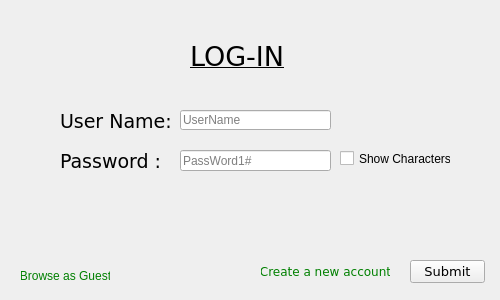
<?xml version="1.0" encoding="UTF-8"?>
<ui version="4.0">
 <class>LoginChild</class>
 <widget class="QMdiSubWindow" name="LoginChild">
  <property name="windowModality">
   <enum>Qt::NonModal</enum>
  </property>
  <property name="geometry">
   <rect>
    <x>0</x>
    <y>0</y>
    <width>500</width>
    <height>300</height>
   </rect>
  </property>
  <property name="sizePolicy">
   <sizepolicy hsizetype="Fixed" vsizetype="Fixed">
    <horstretch>0</horstretch>
    <verstretch>0</verstretch>
   </sizepolicy>
  </property>
  <property name="maximumSize">
   <size>
    <width>500</width>
    <height>300</height>
   </size>
  </property>
  <property name="windowTitle">
   <string>Log-In</string>
  </property>
  <property name="styleSheet">
   <string notr="true">#LoginChild { background-image: url(:/images/images/LoginBG.png); }</string>
  </property>
  <widget class="QLineEdit" name="nameEdit">
   <property name="geometry">
    <rect>
     <x>180</x>
     <y>110</y>
     <width>151</width>
     <height>20</height>
    </rect>
   </property>
   <property name="placeholderText">
    <string>UserName</string>
   </property>
  </widget>
  <widget class="QLabel" name="label">
   <property name="geometry">
    <rect>
     <x>190</x>
     <y>40</y>
     <width>100</width>
     <height>32</height>
    </rect>
   </property>
   <property name="font">
    <font>
     <family>Verdana</family>
    </font>
   </property>
   <property name="text">
    <string>&lt;html&gt;&lt;head/&gt;&lt;body&gt;&lt;p&gt;&lt;span style=&quot; font-size:20pt; text-decoration: underline; color:#000000;&quot;&gt;LOG-IN&lt;/span&gt;&lt;/p&gt;&lt;/body&gt;&lt;/html&gt;</string>
   </property>
  </widget>
  <widget class="QLabel" name="UserName">
   <property name="geometry">
    <rect>
     <x>60</x>
     <y>110</y>
     <width>113</width>
     <height>21</height>
    </rect>
   </property>
   <property name="font">
    <font>
     <family>Verdana</family>
    </font>
   </property>
   <property name="text">
    <string>&lt;html&gt;&lt;head/&gt;&lt;body&gt;&lt;p&gt;&lt;span style=&quot; font-size:14pt;&quot;&gt;User Name:&lt;/span&gt;&lt;/p&gt;&lt;/body&gt;&lt;/html&gt;</string>
   </property>
  </widget>
  <widget class="QLabel" name="Password">
   <property name="geometry">
    <rect>
     <x>60</x>
     <y>150</y>
     <width>111</width>
     <height>21</height>
    </rect>
   </property>
   <property name="font">
    <font>
     <family>Verdana</family>
    </font>
   </property>
   <property name="text">
    <string>&lt;html&gt;&lt;head/&gt;&lt;body&gt;&lt;p&gt;&lt;span style=&quot; font-size:14pt;&quot;&gt;Password  :&lt;/span&gt;&lt;/p&gt;&lt;/body&gt;&lt;/html&gt;</string>
   </property>
  </widget>
  <widget class="QLineEdit" name="passEdit">
   <property name="geometry">
    <rect>
     <x>180</x>
     <y>150</y>
     <width>151</width>
     <height>21</height>
    </rect>
   </property>
   <property name="echoMode">
    <enum>QLineEdit::Password</enum>
   </property>
   <property name="placeholderText">
    <string>PassWord1#</string>
   </property>
  </widget>
  <widget class="QPushButton" name="Submit">
   <property name="enabled">
    <bool>true</bool>
   </property>
   <property name="geometry">
    <rect>
     <x>410</x>
     <y>260</y>
     <width>75</width>
     <height>23</height>
    </rect>
   </property>
   <property name="sizePolicy">
    <sizepolicy hsizetype="Fixed" vsizetype="Fixed">
     <horstretch>0</horstretch>
     <verstretch>0</verstretch>
    </sizepolicy>
   </property>
   <property name="font">
    <font>
     <family>Verdana</family>
     <pointsize>10</pointsize>
    </font>
   </property>
   <property name="text">
    <string>Submit</string>
   </property>
  </widget>
  <widget class="QPushButton" name="pushButton_2">
   <property name="geometry">
    <rect>
     <x>260</x>
     <y>260</y>
     <width>131</width>
     <height>23</height>
    </rect>
   </property>
   <property name="font">
    <font>
     <family>Verdana</family>
    </font>
   </property>
   <property name="styleSheet">
    <string notr="true">color: green;</string>
   </property>
   <property name="text">
    <string>Create a new account</string>
   </property>
   <property name="flat">
    <bool>true</bool>
   </property>
  </widget>
  <widget class="QCheckBox" name="showChar">
   <property name="geometry">
    <rect>
     <x>340</x>
     <y>150</y>
     <width>111</width>
     <height>17</height>
    </rect>
   </property>
   <property name="text">
    <string>Show Characters</string>
   </property>
  </widget>
  <widget class="QLabel" name="eCheck">
   <property name="geometry">
    <rect>
     <x>80</x>
     <y>200</y>
     <width>261</width>
     <height>51</height>
    </rect>
   </property>
   <property name="text">
    <string/>
   </property>
  </widget>
  <widget class="QPushButton" name="guest">
   <property name="geometry">
    <rect>
     <x>20</x>
     <y>260</y>
     <width>91</width>
     <height>31</height>
    </rect>
   </property>
   <property name="styleSheet">
    <string notr="true">color: green;</string>
   </property>
   <property name="text">
    <string>Browse as Guest</string>
   </property>
   <property name="flat">
    <bool>true</bool>
   </property>
  </widget>
 </widget>
 <customwidgets>
  <customwidget>
   <class>QMdiSubWindow</class>
   <extends>QWidget</extends>
   <header>qmdisubwindow.h</header>
   <container>1</container>
  </customwidget>
 </customwidgets>
 <resources/>
 <connections>
  <connection>
   <sender>showChar</sender>
   <signal>toggled(bool)</signal>
   <receiver>LoginChild</receiver>
   <slot>showPass()</slot>
   <hints>
    <hint type="sourcelabel">
     <x>395</x>
     <y>158</y>
    </hint>
    <hint type="destinationlabel">
     <x>249</x>
     <y>149</y>
    </hint>
   </hints>
  </connection>
  <connection>
   <sender>Submit</sender>
   <signal>clicked()</signal>
   <receiver>LoginChild</receiver>
   <slot>subPush()</slot>
   <hints>
    <hint type="sourcelabel">
     <x>447</x>
     <y>271</y>
    </hint>
    <hint type="destinationlabel">
     <x>249</x>
     <y>149</y>
    </hint>
   </hints>
  </connection>
 </connections>
 <slots>
  <slot>showPass()</slot>
  <slot>subPush()</slot>
 </slots>
</ui>
